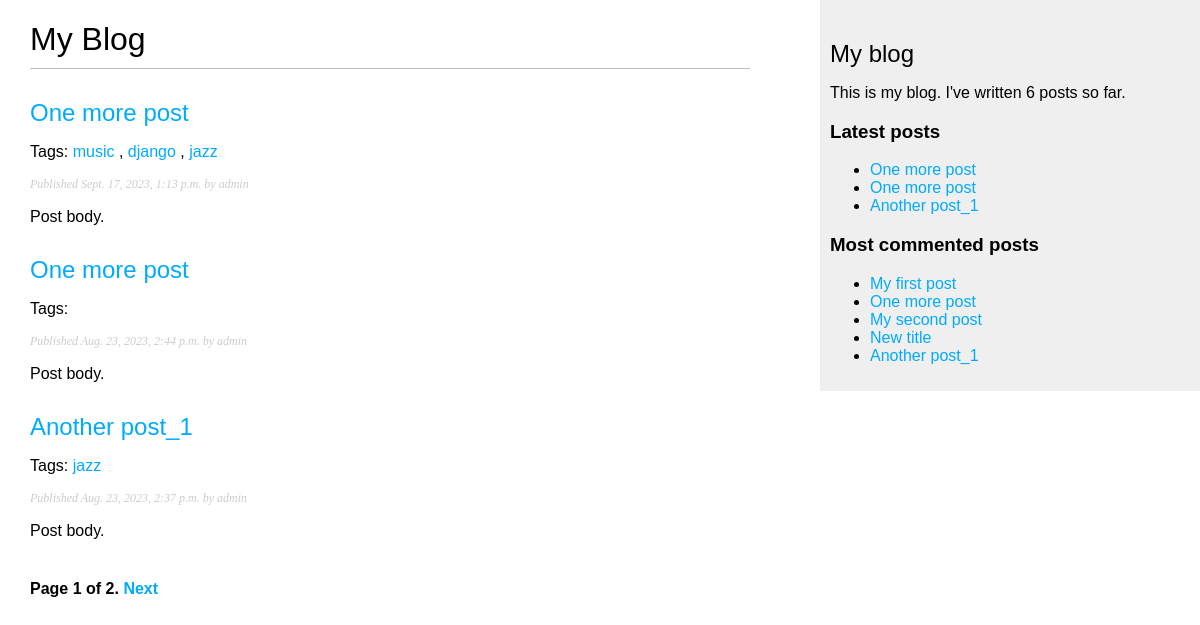
The page /blog/ on the database as committed earlier.
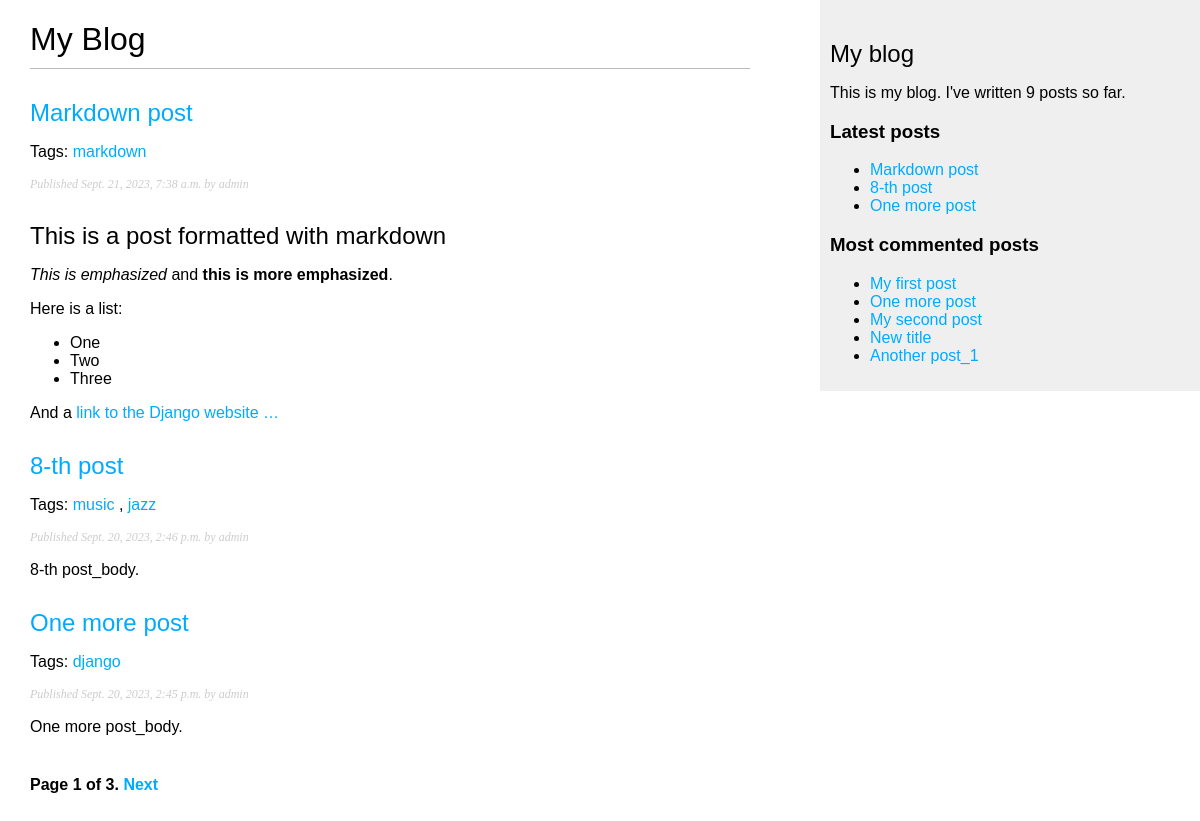
The same page on the database as committed later.
### blog/models.py (models this page shows, shortened)
class Post(models.Model):
    class Status(models.TextChoices):
        DRAFT = 'DF', 'Draft'
        PUBLISHED = 'PB', 'Published'
    title = models.CharField(max_length=250)
    slug = models.SlugField(max_length=250, unique_for_date='publish')
    author = models.ForeignKey(User, on_delete=models.CASCADE, related_name='blog_posts')
    body = models.TextField()
    publish = models.DateTimeField(default=timezone.now)
    created = models.DateTimeField(auto_now_add=True)
    updated = models.DateTimeField(auto_now=True)
    status = models.CharField(max_length=2, choices=Status.choices, default=Status.DRAFT)
    objects = models.Manager()  # менеджер, применяемый по умолчанию
    published = PublishedManager()  # конкретно-прикладной менеджер
    tags = TaggableManager()
    class Meta:
        ordering = ['-publish']
        indexes = [
            models.Index(fields=['-publish']),
        ]
    def get_absolute_url(self):
        return reverse('blog:post_detail',
                       args=[self.publish.year,
                             self.publish.month,
                             self.publish.day,
                             self.slug])

### blog/views.py (the view)
# urls.py: path('', views.post_list, name='post_list'),
def post_list(request, tag_slug=None):
    post_list = Post.published.all()
    tag = None
    if tag_slug:
        tag = get_object_or_404(Tag, slug=tag_slug)
        post_list = post_list.filter(tags__in=[tag])
    paginator = Paginator(post_list, 3)
    page_number = request.GET.get('page', 1)
    try:
        posts = paginator.page(page_number)
    except PageNotAnInteger:
        posts = paginator.page(1)
    except EmptyPage:
        posts = paginator.page(paginator.num_pages)
    return render(request, 'blog/post/list.html', {'posts': posts, 'tag': tag})

### blog/models.py (called while the page is built)
    def get_queryset(self):
        return super().get_queryset().filter(status=Post.Status.PUBLISHED)

### blog/templatetags/blog_tags.py (called while the page is built)
@register.simple_tag
def total_posts():
    return Post.published.count()

@register.inclusion_tag('blog/post/latest_posts.html')
def show_latest_posts(count=5):
    latest_posts = Post.published.order_by('-publish')[:count]
    return {'latest_posts': latest_posts}

@register.simple_tag
def get_most_commented_posts(count=5):
    return Post.published.annotate(total_comments=Count('comments')).order_by('-total_comments')[:count]

@register.filter(name='markdown')
def markdown_format(text):
    return mark_safe(markdown.markdown(text))

### blog/templates/blog/post/list.html (shortened to what this page needs)
{% extends "blog/base.html" %}
{% load blog_tags %}
{% block content %}
    <h1>My Blog</h1>
    {% for post in posts %}
        <h2>
            <a href="{{ post.get_absolute_url }}">
                {{ post.title }}
            </a>
        </h2>
        <p class="tags">
            Tags:
            {% for tag in post.tags.all %}
                <a href="{% url "blog:post_list_by_tag" tag.slug %}">
                    {{ tag.name }}
                </a>
                {% if not forloop.last %}, {% endif %}
            {% endfor %}
        </p>
        <p class="date">
            Published {{ post.publish }} by {{ post.author }}
        </p>
        {{ post.body|markdown|truncatewords_html:30 }}
    {% endfor %}
    {% include "pagination.html" with page=posts %}
{% endblock %}

### blog/templates/blog/base.html (shortened to what this page needs)
{% load blog_tags %}
{% load static %}
<!DOCTYPE html>
<html>
<head>
    <link href="{% static 'css/blog.css' %}" rel="stylesheet">
</head>
<body>
<div id="content">
    {% block content %}
    {% endblock %}
</div>
<div id="sidebar">
    <h2>My blog</h2>
    <p>
        This is my blog.
        I've written {% total_posts %} posts so far.
    </p>
    <h3>Latest posts</h3>
    {% show_latest_posts 3 %}
    <h3>Most commented posts</h3>
    {% get_most_commented_posts as most_commented_posts %}
    <ul>
        {% for post in most_commented_posts %}
            <li>
                <a href="{{ post.get_absolute_url }}">{{ post.title }}</a>
            </li>
        {% endfor %}
    </ul>
</div>
</body>
</html>

### blog/templates/pagination.html (shortened to what this page needs)
<div class="pagination">
 <span class="step-links">
     <span class="current">
 Page {{ page.number }} of {{ page.paginator.num_pages }}.
 </span>
     {% if page.has_next %}
         <a href="?page={{ page.next_page_number }}">Next</a>
     {% endif %}
 </span>
</div>

### blog/templates/blog/post/latest_posts.html
<ul>
    {% for post in latest_posts %}
        <li>
            <a href="{{ post.get_absolute_url }}">{{ post.title }}</a>
        </li>
    {% endfor %}
</ul>

### blog/static/css/blog.css (style rules this page uses)
body { margin:0; padding:0; font-family:helvetica, sans-serif; }
a { color:#00abff; text-decoration:none; }
h1 { font-weight:normal; border-bottom:1px solid #bbb; padding:0 0 10px 0; }
h2 { font-weight:normal; margin:30px 0 0; }
#content { float:left; width:60%; padding:0 0 0 30px; }
#sidebar { float:right; width:30%; padding:10px; background:#efefef; height:100%; }
p.date { color:#ccc; font-family: georgia, serif; font-size: 12px; font-style: italic; }
.pagination { margin:40px 0; font-weight:bold; }

Rows that differ between the two databases and show on the page:
no longer on this page (row unchanged): Post: title "One more post", publish "Sept. 17, 2023, 1:13 p.m.", author "admin", body "Post body.", Tag (name "music"), Tag (name "django"), Tag (name "jazz")
no longer on one of the page's lists (row unchanged): Post: title "One more post", publish "Aug. 23, 2023, 2:44 p.m.", author "admin", body "Post body."
no longer on one of the page's lists (row unchanged): Post: title "Another post_1", publish "Aug. 23, 2023, 2:37 p.m.", author "admin", body "Post body."
added Post: title "Markdown post", publish "Sept. 21, 2023, 7:38 a.m.", author "admin", body "This is a post formatted with markdown This is emphasized and this is more emphasized . Here is a list: One Two Three And a link to the Django website …"
added Tag: name "markdown", shown under "Markdown post"
added Post: title "8-th post", publish "Sept. 20, 2023, 2:46 p.m.", author "admin", body "8-th post_body.", Tag (name "music"), Tag (name "jazz")
added Post: title "One more post", publish "Sept. 20, 2023, 2:45 p.m.", author "admin", body "One more post_body.", Tag (name "django")
computed for Post "Another post_1": loses Tag (name "jazz")
Other text that changed with them:
{{ page.paginator.num_pages }}: "2" → "3"
text no longer shown: "6"
text now shown: "9"
